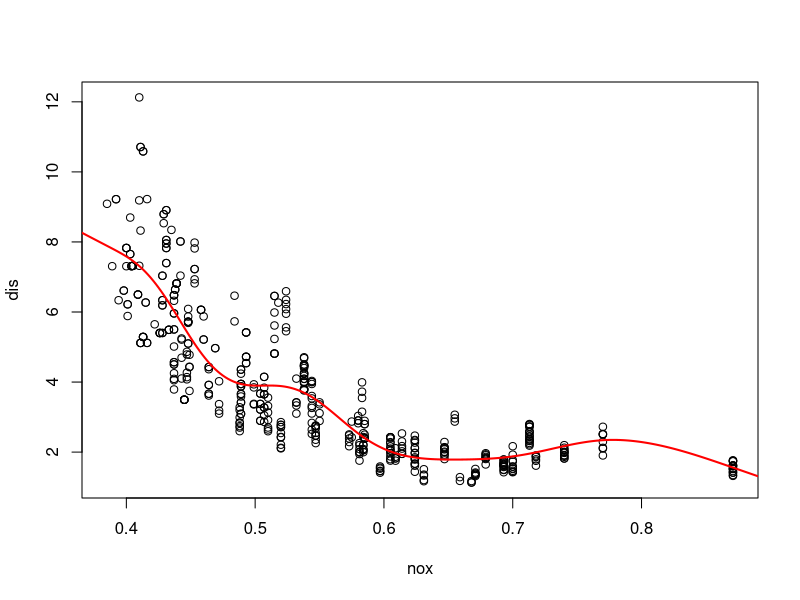
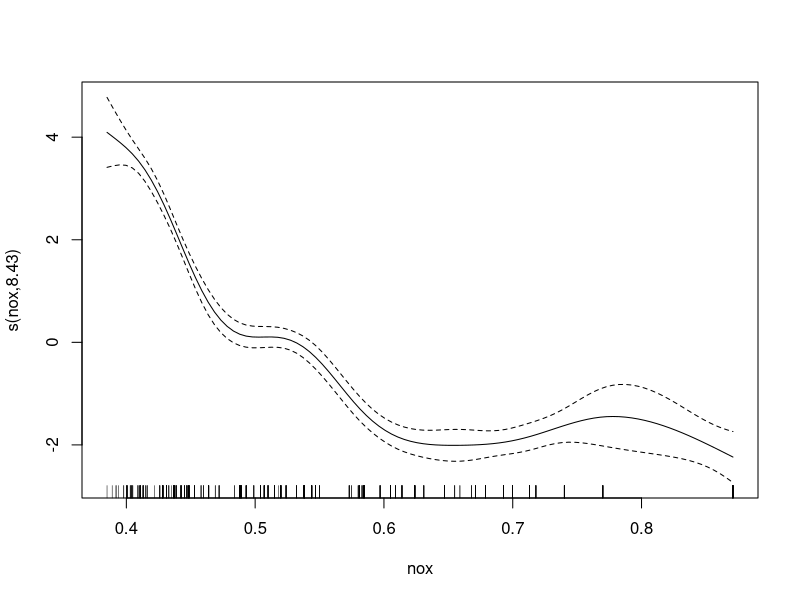
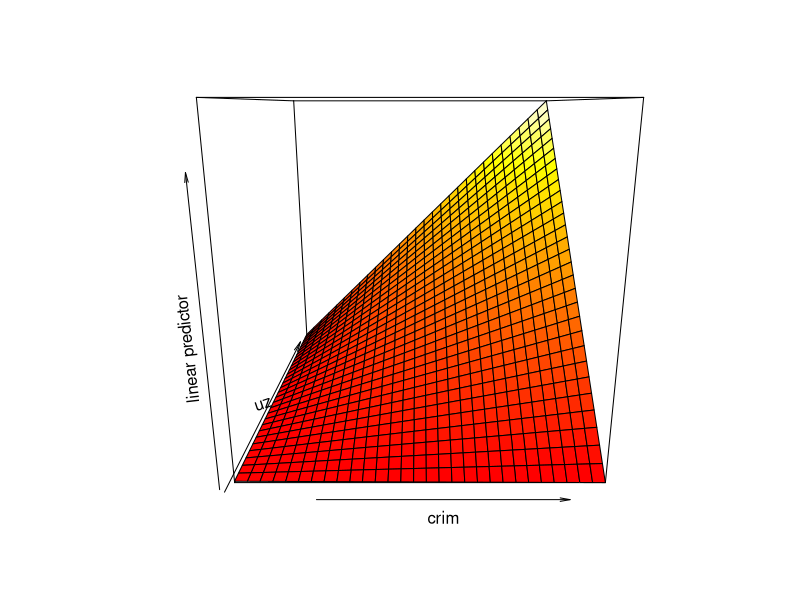
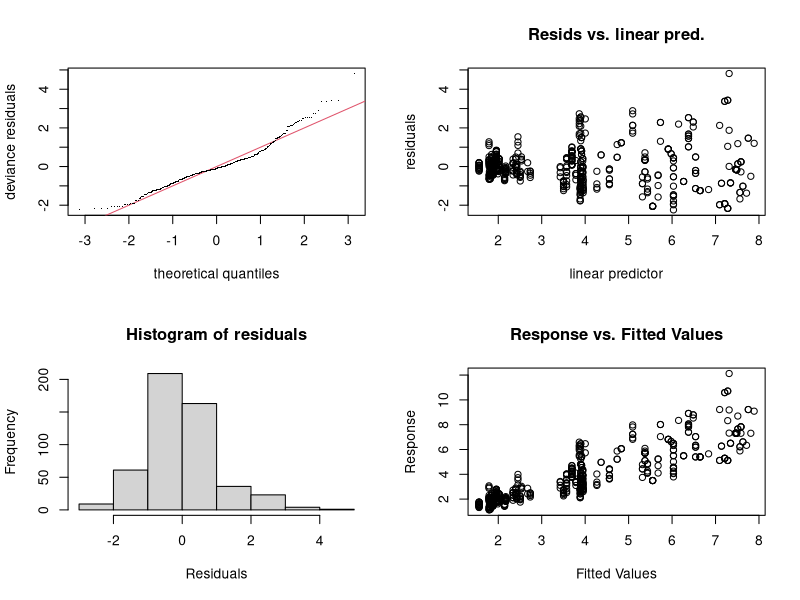

The R script that drew these images, in order:
library ( e1071     )
library ( reshape2  )
library ( ggplot2   )
library (  car      )
library ( MASS      )
library ( mgcv      )

cat ( '\n' ) ; print ( 'glm is exactly like lm , but have family selectionable' )

lmfit1 = glm ( wages ~ age + sex + education, data = SLID , family=gaussian )

summary ( lmfit1 )

lmfit2 = lm ( wages ~ age + sex + education , data = SLID ) # previously done

anova ( lmfit1 , lmfit2 )

# -----------------------------------------------------------
# -----------------------------------------------------------

cat ( '\n' ) ; print ( 'glm have function distribution , settable like family . like +- normal distribution' )

data ( warpbreaks ) ; head ( warpbreaks )

rs1 = glm ( breaks ~ tension , data = warpbreaks , family = "poisson" )

summary ( rs1 )

print ( 'it sound like family poisson of glm is using log-linear' )

# -----------------------------------------------------------
# -----------------------------------------------------------

cat ( '\n' ) ; print ( 'glm binomial distribution family' )

head ( mtcars $ vs )

lm1 = glm ( vs ~ hp + mpg + gear , data = mtcars , family = binomial )

summary ( lm1 )

# link: a specification for the model link function.  This can be a
# name/expression, a literal character string, a length-one
# character vector, or an object of class ‘"link-glm"’ (such as
# generated by ‘make.link’) provided it is not specified _via_
# one of the standard names given next.

# The ‘gaussian’ family accepts the links (as names)
# ‘identity’, ‘log’ and ‘inverse’; the ‘binomial’ family the
# links ‘logit’, ‘probit’, ‘cauchit’, (corresponding to
# logistic, normal and Cauchy CDFs respectively) ‘log’ and
# ‘cloglog’ (complementary log-log); the ‘Gamma’ family the
# links ‘inverse’, ‘identity’ and ‘log’; the ‘poisson’ family
# the links ‘log’, ‘identity’, and ‘sqrt’; and the
# ‘inverse.gaussian’ family the links ‘1/mu^2’, ‘inverse’,
# ‘identity’ and ‘log’.

print ( 'link: a specification for the model link function == divergence' )

# -----------------------------------------------------------

cat ( '\n' ) ; print ( 'Automation family and link with Generalized additive model GAM' )

attach ( Boston )

str ( Boston )

fit = gam ( dis ~ s ( nox ) )

summary ( fit )

# The bam package is very similar to gam , but uses less memory and
# is relatively more efficient. Please use the help function for more information on this
# model: ? bam

plot ( nox , dis )

x = seq ( 0 , 1 , length = 500 )
y = predict ( fit , data.frame ( nox = x ) )
lines ( x , y , col = "red" , lwd = 2 )

plot ( fit )

# -----------------------------------------------------------

fit2 = gam ( medv ~ crim + zn + crim : zn , data = Boston )

vis.gam ( fit2 )

# -----------------------------------------------------------

cat ( '\n' ) ; print ( 'GAM check:' )

gam.check ( fit )

print ( 'for me GAM is not useful, it is like a black box' )



